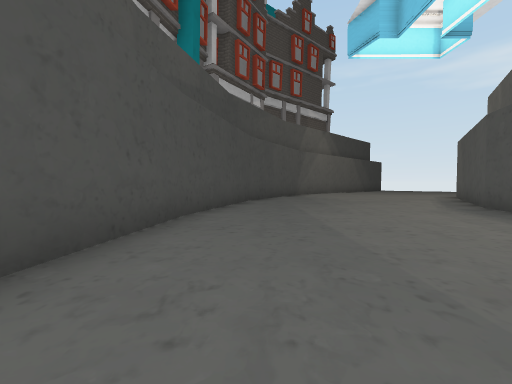
View 1 (above)

16 first-person views from a walk through a Unity game level. The camera is 1.2 m above the floor, tilts 2° down and sees 90° across. The floor is counted in squares, 2 m on a side. Each view is taken from the middle of a square. On the plan, view 1 faces up. The plan holds only what a view shows up to about 9 squares ahead; the rest is blank. The place goes on beyond the plan. The player is left out. Door leaves are left out, so doorways stand open. Some surface patterns are stand-ins.

View 2
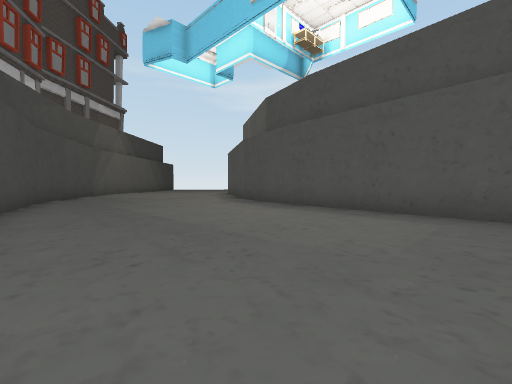

View 3
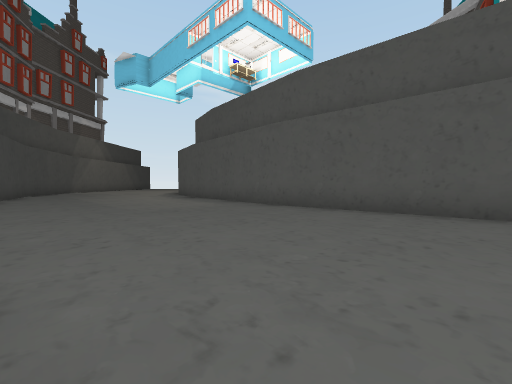

View 4
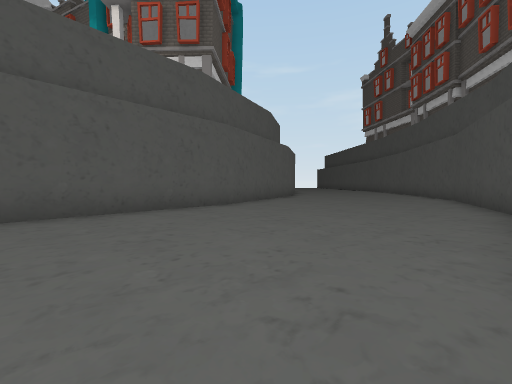

View 5
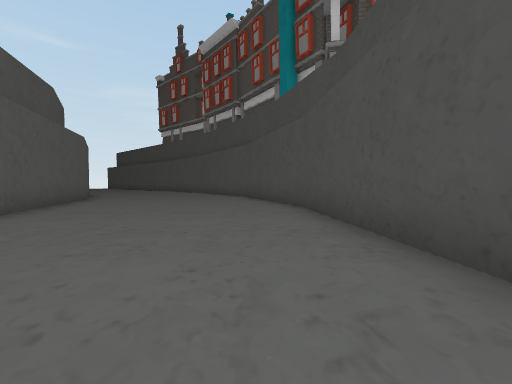

View 6
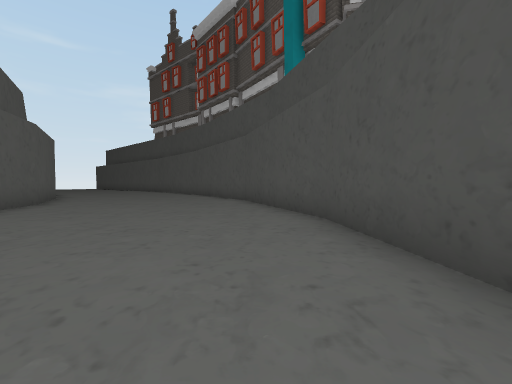

View 7
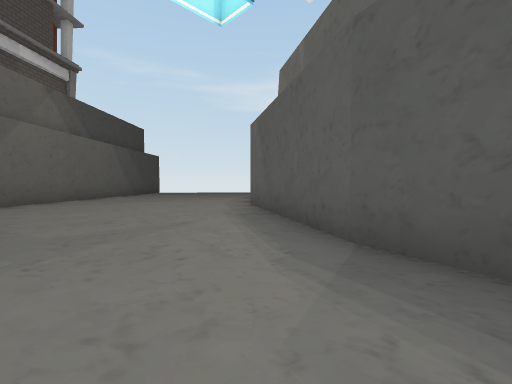

View 8
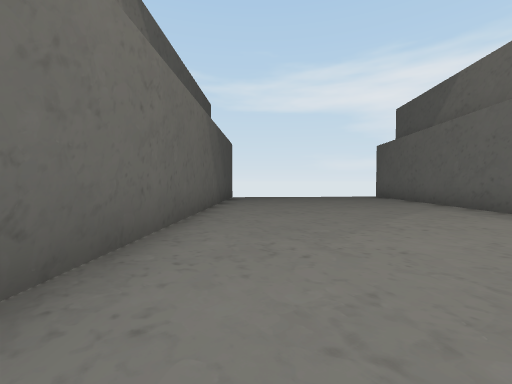

View 9
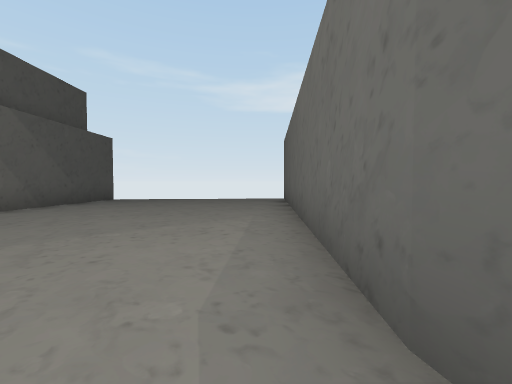

View 10
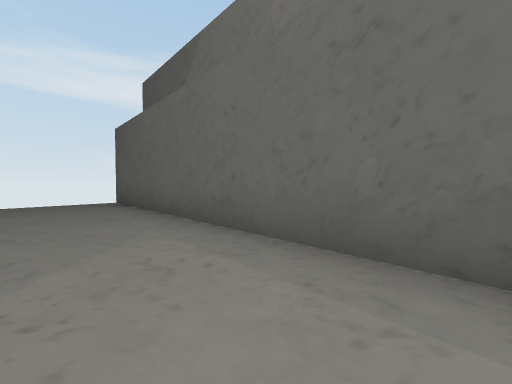

View 11
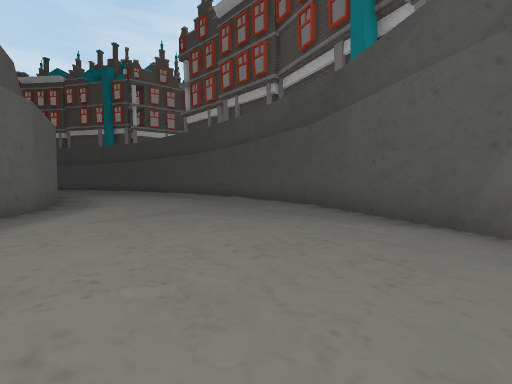

View 12
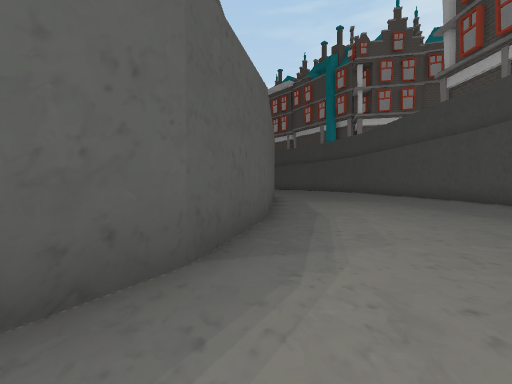

View 13
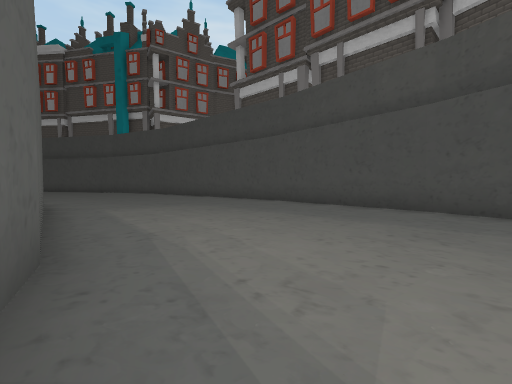

View 14
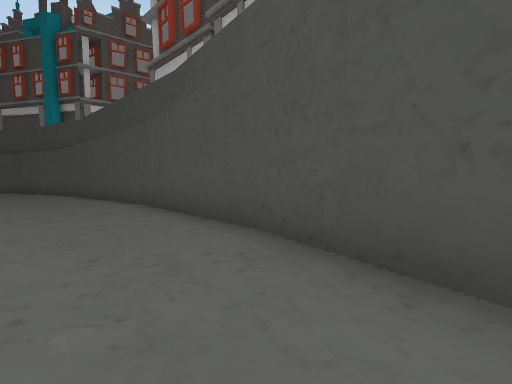

View 15
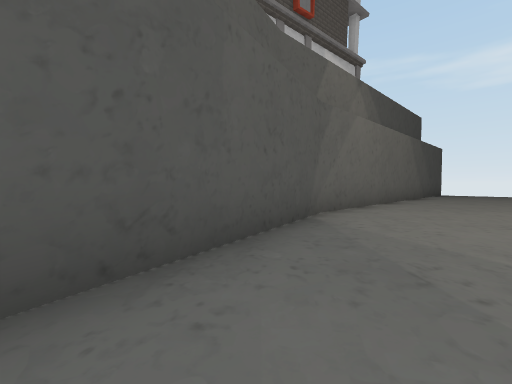

View 16
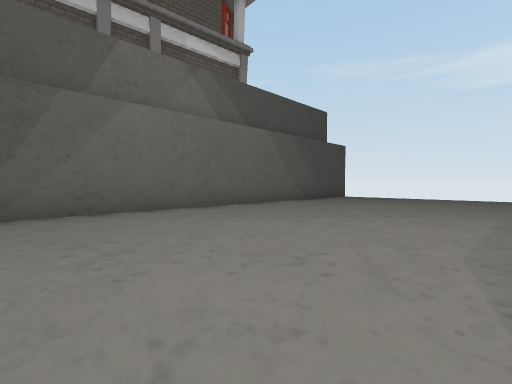

### Floor plan
Points are (right, up) in squares from view 1. A wall is a line through its corners. A room is listed if a view was taken in it or the views show most of it. See-through windows are left out.
Room 1 (views 1, 2, 3, 4, 5, 6, 7, 8, 9, 10, 11, 12, 13, 14, 15, 16)
walls: (4.8, 3.5) (5.5, 6.3); (5.4, 6.1) (8.1, 10.3); (-1.3, 4.8) (-1.8, -0.3); (4.3, -1.5) (4.8, 3.6); (-0.2, 9.1) (-1.4, 4.6); (-1.8, -0.2) (-1.2, -8.4); (8, 10.2) (14.8, 16.3); (2.3, 13.2) (-0.2, 9); (4.7, -6.6) (4.3, -1.3); (-1.2, -8.2) (0.4, -12.9); (6.1, -11.2) (4.6, -6.4); (9.7, 20.1) (2.3, 13.1); (7.2, -13) (6.1, -11.1)

Positions as (right, up) in squares from view 1, and headings:
1: (0, 0), facing up
2: (-1, -1), facing up-right
3: (-1, -6), facing up-right
4: (-1, -2), facing down-right
5: (0, -2), facing down
6: (0, -4), facing down
7: (3, 5), facing up-right
8: (3, 12), facing up-right
9: (7, 10), facing up-right
10: (7, 12), facing right
11: (6, 13), facing down-left
12: (5, 8), facing down
13: (5, 6), facing down-left
14: (1, 7), facing down-left
15: (1, 8), facing up
16: (6, 9), facing up
